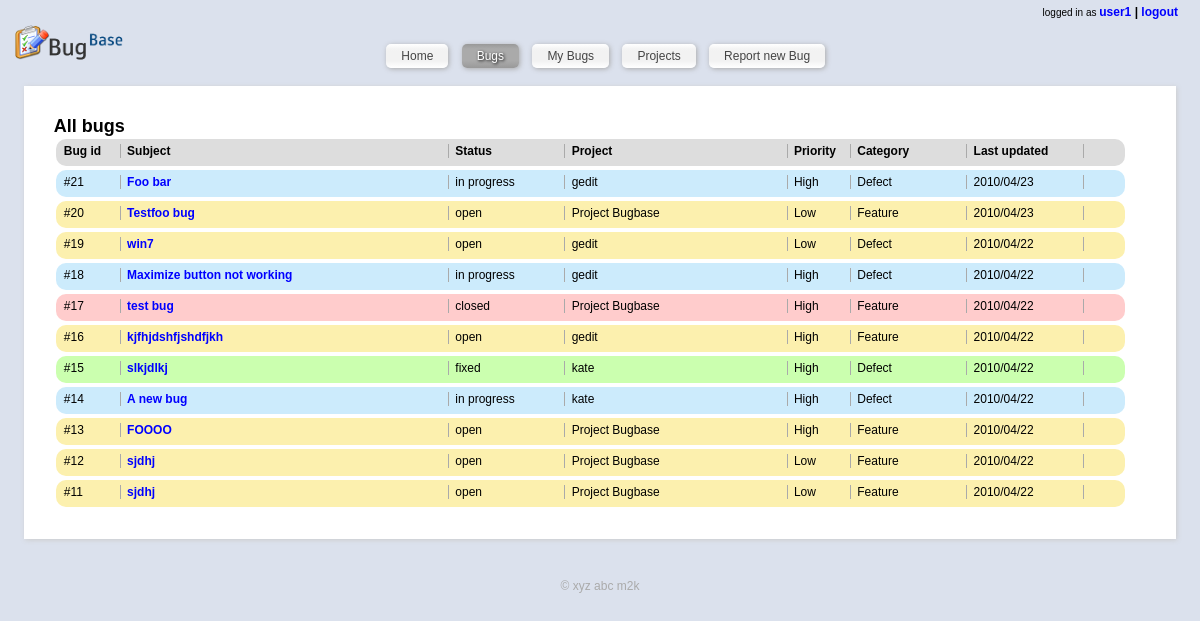
/index.php?page=list (signed in), run on the app's committed database.
### tables this page shows
CREATE TABLE IF NOT EXISTS `bugs` (
  `id` int(11) NOT NULL AUTO_INCREMENT,
  `bugName` varchar(500) NOT NULL,
  `description` varchar(2000) NOT NULL,
  `affectedVersion` varchar(50) NOT NULL DEFAULT 'na',
  `project` int(11) NOT NULL DEFAULT '-1',
  `affectedProject` int(11) NOT NULL DEFAULT '-1',
  `bugType` int(11) NOT NULL,
  `keywords` varchar(500) NOT NULL,
  `createdBy` int(11) NOT NULL,
  `createdAt` timestamp NOT NULL DEFAULT CURRENT_TIMESTAMP,
  PRIMARY KEY (`id`)
);

### index.php (called while the page is built, shortened)
<?php
$smarty = new Smarty;
include_once('includes/models.inc.php');
if (loggedIn()){
	$template = 'home.html';
	$smarty->assign('subtitle', 'home');
} else {
	$template = 'login.html';
	$smarty->assign('subtitle', 'Login');
}
if (!isset($_GET['page']))
	$page = '';
else
	$page = $_GET['page'];
switch ($page){
	case 'list':
		if (loggedIn()){
			$template = 'buglist.html';
			if (!isset($_GET['filter'])){
				$smarty->assign('subtitle','All bugs');
				$smarty->assign('buglist_heading', 'All bugs');
				$smarty->assign('buglist',getAllBugList());
			}
		}
		break;
}
$smarty->display('header.html');
$smarty->display($template);
?>

### libs/plugins/modifier.replace.php (called while the page is built)
<?php
function smarty_modifier_replace($string, $search, $replace)
{
    return str_replace($search, $replace, $string);
}
?>

### includes/models.inc.php (called while the page is built, shortened)
<?php
function getAllBugList($myquery=""){
	$buglist = array();
	$index = 0;
	$query = "SELECT * FROM `bugs` order by createdAt desc;";
	$result = mysql_query($query) or die ("Failed to fetch bug list");
	while ($row = mysql_fetch_assoc($result)){
		$query2 = "SELECT * from `bughistory` where bug_id = '{$row['id']}' order by timestamp desc;";
		$result2 = mysql_query($query2);
		if ($row2 = mysql_fetch_assoc($result2)){
			foreach ($row2 as $key=>$val){
				if ($key!='id'){
					$row[$key] = $val;
				}
			}
		}
		$query3 = "SELECT `label` from `statuses` where `id`='{$row['status']}';";
		$result3 = mysql_query($query3);
		if ($row3 = mysql_fetch_assoc($result3)){
			$row['status'] = $row3['label'];
		} else {
			$row['status'] = 'undefined';
		}
		$query3 = "SELECT `label` from `priorities` where `id`='{$row['priority']}';";
		$result3 = mysql_query($query3);
		if ($row3 = mysql_fetch_assoc($result3)){
			$row['priority'] = $row3['label'];
		} else {
			$row['priority'] = ' ';
		}
		$query3 = "SELECT `label` from `categories` where `id`='{$row['bugType']}';";
		$result3 = mysql_query($query3);
		if ($row3 = mysql_fetch_assoc($result3)){
			$row['bugType'] = $row3['label'];
		} else {
			$row['bugType'] = 'unknown';
		}
		$query3 = "SELECT name from `projects` where `id`='{$row['project']}';";
		$result3 = mysql_query($query3);
		if ($row3 = mysql_fetch_assoc($result3)){
			$row['project_name'] = $row3['name'];
		} else {
			$row['project_name'] = 'unknown';
		}
		$buglist[$index++] = $row;
	}
	return $buglist;
}

### libs/plugins/shared.make_timestamp.php (called while the page is built, shortened)
<?php
function smarty_make_timestamp($string)
{
    if(empty($string)) {
        $time = time();
    } elseif (preg_match('/^\d{14}$/', $string)) {
        $time = mktime(substr($string, 8, 2),substr($string, 10, 2),substr($string, 12, 2),
                       substr($string, 4, 2),substr($string, 6, 2),substr($string, 0, 4));
    } elseif (is_numeric($string)) {
        $time = (int)$string;
    } else {
        $time = strtotime($string);
    }
    return $time;
}
?>

### libs/plugins/modifier.date_format.php (called while the page is built, shortened)
<?php
function smarty_modifier_date_format($string, $format = '%b %e, %Y', $default_date = '')
{
    if ($string != '') {
        $timestamp = smarty_make_timestamp($string);
    } elseif ($default_date != '') {
        $timestamp = smarty_make_timestamp($default_date);
    } else {
        return;
    }
    return strftime($format, $timestamp);
}
?>

### templates_c/%%7C^7CF^7CFE2F9D%%buglist.html.php (the view, shortened to what this page needs)
<div id='contentSpacer'>
	<h2><?php echo $this->_tpl_vars['buglist_heading']; ?>
</h2>
	<div id='buglist'>
		<ul>
			<li class='heading'>
				<div class='l_bid'> Bug id </div>
				<div class='l_subject'> Subject </div>
				<div class='l_status'> Status </div>
				<div class='l_affects'> Project </div>
				<div class='l_priority'> Priority </div>
				<div class='l_category'> Category </div>
				<div class='l_lastupdate'> Last updated </div>
			</li>
			<?php unset($this->_sections['i']);
$this->_sections['i']['name'] = 'i';
$this->_sections['i']['loop'] = is_array($_loop=$this->_tpl_vars['buglist']) ? count($_loop) : max(0, (int)$_loop); unset($_loop);
$this->_sections['i']['show'] = true;
$this->_sections['i']['max'] = $this->_sections['i']['loop'];
$this->_sections['i']['step'] = 1;
$this->_sections['i']['start'] = $this->_sections['i']['step'] > 0 ? 0 : $this->_sections['i']['loop']-1;
if ($this->_sections['i']['show']) {
    $this->_sections['i']['total'] = $this->_sections['i']['loop'];
} else
    $this->_sections['i']['total'] = 0;
if ($this->_sections['i']['show']):
            for ($this->_sections['i']['index'] = $this->_sections['i']['start'], $this->_sections['i']['iteration'] = 1;
                 $this->_sections['i']['iteration'] <= $this->_sections['i']['total'];
                 $this->_sections['i']['index'] += $this->_sections['i']['step'], $this->_sections['i']['iteration']++):
$this->_sections['i']['rownum'] = $this->_sections['i']['iteration'];
$this->_sections['i']['index_prev'] = $this->_sections['i']['index'] - $this->_sections['i']['step'];
$this->_sections['i']['index_next'] = $this->_sections['i']['index'] + $this->_sections['i']['step'];
$this->_sections['i']['first']      = ($this->_sections['i']['iteration'] == 1);
$this->_sections['i']['last']       = ($this->_sections['i']['iteration'] == $this->_sections['i']['total']);
?>
				<li class='<?php echo ((is_array($_tmp=$this->_tpl_vars['buglist'][$this->_sections['i']['index']]['status'])) ? $this->_run_mod_handler('replace', true, $_tmp, ' ', '') : smarty_modifier_replace($_tmp, ' ', '')); ?>
'
					<?php if (( isset ( $this->_tpl_vars['highlight'] ) && $this->_tpl_vars['highlight'] == $this->_tpl_vars['buglist'][$this->_sections['i']['index']]['id'] )): ?> id='highlighted' <?php endif; ?>>
				<div class='l_bid'> #<?php echo $this->_tpl_vars['buglist'][$this->_sections['i']['index']]['id']; ?>
 </div>
				<div class='l_subject'>
					<a href='/index.php?page=bug&bu_id=<?php echo $this->_tpl_vars['buglist'][$this->_sections['i']['index']]['id']; ?>
'>
						<?php echo $this->_tpl_vars['buglist'][$this->_sections['i']['index']]['bugName']; ?>
					</a>
				</div>
				<div class='l_status'> <?php echo $this->_tpl_vars['buglist'][$this->_sections['i']['index']]['status']; ?>
 </div>
				<div class='l_affects'><?php echo $this->_tpl_vars['buglist'][$this->_sections['i']['index']]['project_name']; ?>
</div>
				<div class='l_priority'> <?php echo $this->_tpl_vars['buglist'][$this->_sections['i']['index']]['priority']; ?>
 </div>
				<div class='l_category'> <?php echo $this->_tpl_vars['buglist'][$this->_sections['i']['index']]['bugType']; ?>
 </div>
				<div class='l_lastupdate'> <?php echo ((is_array($_tmp=$this->_tpl_vars['buglist'][$this->_sections['i']['index']]['timestamp'])) ? $this->_run_mod_handler('date_format', true, $_tmp, "%Y/%m/%d") : smarty_modifier_date_format($_tmp, "%Y/%m/%d")); ?>
 </div>
			<?php endfor; endif; ?>
		</ul>
	</div>
</div>

### static/style.css (style rules this page uses)
* { margin:0px; padding:0px; text-decoration:none; }
a { color:blue; }
body { text-align:center; font-size:12px; font-family: helvetica,arial,freesans,clean,sans-serif; background-color: #dbe1ed; }
#contentSpacer { margin-top:20px; background:#ffffff; -webkit-box-shadow:1px 1px 5px #ccc; -moz-box-shadow:1px 1px 5px #ccc; padding:30px; }
#buglist ul li { background: #dddddd; border-radius:10px; -moz-border-radius:10px; padding:5px; margin:2px; list-style:none; display:inline-block; width:97%; overflow:hidden; }
#buglist ul li div { display:inline-block; border-right:1px solid #aaa; padding-right:3px; padding-left:3px; overflow:hidden; }
#buglist ul li.heading { font-weight:bold; }
#buglist ul li div.l_bid { width:5%; }
#buglist ul li .l_status { width:10%; }
#buglist ul li .l_priority { width:5%; }
#buglist ul li .l_affects { width:20%; }
#buglist ul li div.l_subject { width:30%; font-weight:bold; }
#buglist ul li .l_category { width:10%; }
#buglist ul li .l_lastupdate { width:10%; }
#buglist ul li.open { background: #FCF0AE; }
#buglist ul li.closed { background: #FFCCCC; }
#buglist ul li.inprogress, #buglist ul li.underprogress { background: #CCEBFC; }
#buglist ul li.fixed { background: #CBFFAF; }

### data on the page
bugs: id "21", bugName "Foo bar", createdAt "2010/04/23"
bugs: id "20", bugName "Testfoo bug"
bugs: id "19", bugName "win7", createdAt "2010/04/22"
bugs: id "18", bugName "Maximize button not working", createdAt "2010/04/22"
bugs: id "17", bugName "test bug", createdAt "2010/04/22"
bugs: id "16", bugName "kjfhjdshfjshdfjkh", createdAt "2010/04/22"
bugs: id "15", bugName "slkjdlkj", createdAt "2010/04/22"
bugs: id "14", bugName "A new bug", createdAt "2010/04/22"
bugs: id "13", bugName "FOOOO"
bugs: id "12", bugName "sjdhj"
bugs: id "11", bugName "sjdhj"

### other printed values
$this->_tpl_vars['user_name'] "user1"
$this->_tpl_vars['buglist_heading'] "All bugs"
$this->_tpl_vars['buglist'][$this->_sections['i']['index']]['status'] "in progress"
$this->_tpl_vars['buglist'][$this->_sections['i']['index']]['bugType'] "Defect"
$this->_tpl_vars['buglist'][$this->_sections['i']['index']]['status'] "open"
$this->_tpl_vars['buglist'][$this->_sections['i']['index']]['bugType'] "Feature"
smarty_modifier_date_format($_tmp, "%Y/%m/%d") "2010/04/23"
$this->_tpl_vars['buglist'][$this->_sections['i']['index']]['status'] "closed"
$this->_tpl_vars['buglist'][$this->_sections['i']['index']]['status'] "fixed"
smarty_modifier_date_format($_tmp, "%Y/%m/%d") "2010/04/22"
